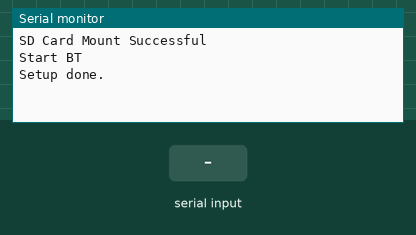
The program below on a simulated ESP32. Shown: the last lines printed to the serial monitor. The test bench sets the inputs (shaded band). Storage starts empty; nothing arrives over Bluetooth unless stated.

Above: at 1.3 s.
1.4 s: "1" received over the second serial link
At 1.8 s:
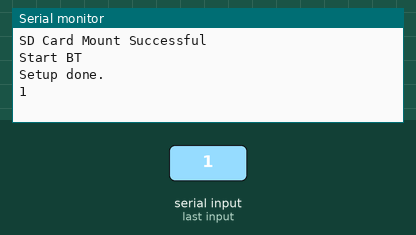
2.9 s: "0" received over the second serial link
At 4.1 s:
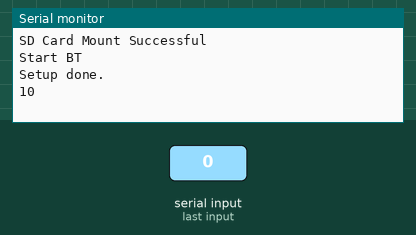

The program:

main.cpp
```cpp
#include <Arduino.h>
#include <FS.h>     // SD Card ESP32
#include <SD_MMC.h> // SD Card ESP32

#include <soc/soc.h>           // Disable brownour problems
#include <soc/rtc_cntl_reg.h>  // Disable brownour problems

// second serial port for receiving data from controller
#define RXD2 16
#define TXD2 17

#include <BluetoothSerial.h>
BluetoothSerial ESP_BT;

bool sdCardMounted = false;
String path = "/Log.txt";
byte* serialBuffer = new byte[100];
/* setup function */
void setup(void)
{
  WRITE_PERI_REG(RTC_CNTL_BROWN_OUT_REG, 0); //disable brownout detector

  Serial.begin(115200);

  Serial2.begin(9600, SERIAL_8N1, RXD2, TXD2);

  if (!SD_MMC.begin())
  {
    Serial.println("SD Card Mount Failed");
  }
  else
  {
    uint8_t cardType = SD_MMC.cardType();
    if (cardType == CARD_NONE)
    {
      Serial.println("No SD Card attached");
    }
    else
    {
      Serial.println("SD Card Mount Successful");
      sdCardMounted = true;
    }
  }

  Serial.println("Start BT");
  delay(100);
  ESP_BT.begin("Ardubike");

  Serial.println("Setup done.");
}

void loop(void)
{
  if (Serial.available())
  {
    ESP_BT.write(Serial.read());
  }
  if (ESP_BT.available())
  {
    Serial.write(ESP_BT.read());
  }

  if (Serial2.available())
  {
    ESP_BT.write(char(Serial2.read()));
    // size_t size = Serial2.readBytes(serialBuffer, 100);

    // ESP_BT.print("NANO: ");
    // ESP_BT.write(serialBuffer, size);
    // Serial.print("NANO:");
    // Serial.write(serialBuffer, size);

    // if (sdCardMounted){
    //   fs::FS &fs = SD_MMC;
    //   File file = fs.open(path.c_str(), FILE_APPEND);
    //   if(file){
    //     file.write(serialBuffer, size);
    //     file.write('\n');
    //   }
    //   file.close();
    // }
  }

  delay(1);
}
```

Measured:
- after the input at 1.4 s, the serial monitor: prints a new line at once (image 1)
- after the input at 2.9 s, the serial monitor: prints a new line at once (image 2)
